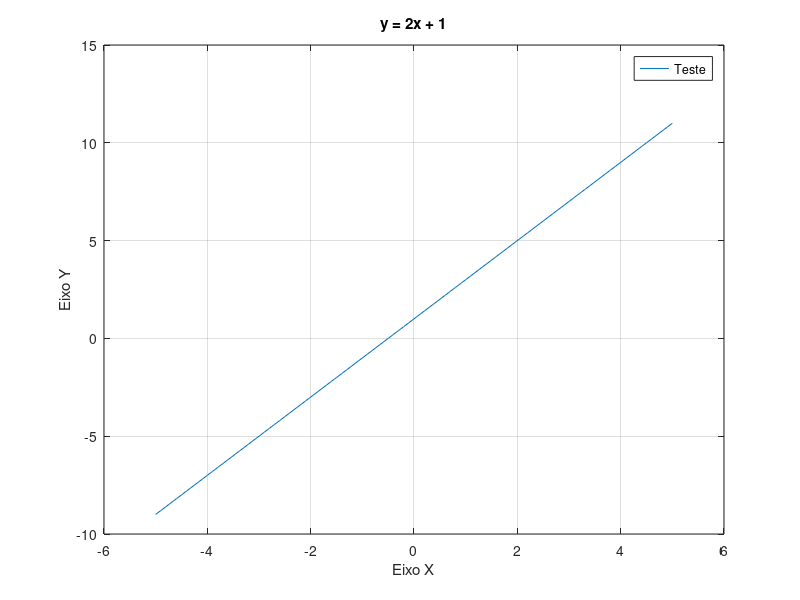

MATLAB code for this plot:
x = (-5:0.1:5)';
size(x)

y = 2*x + 1;
size(y)

plot(x,y) % cria um grafico   

grid % adiciona grades de identificacao ao grafico

xlabel('Eixo X') % escreve uma label no lado do eixo X 

ylabel('Eixo Y')% escreve uma label no lado do eixo Y

title('y = 2x + 1') % adiciona um titulo ao grafico

legend('Teste') % adiciona uma legenda a linha que o grafico mostra
